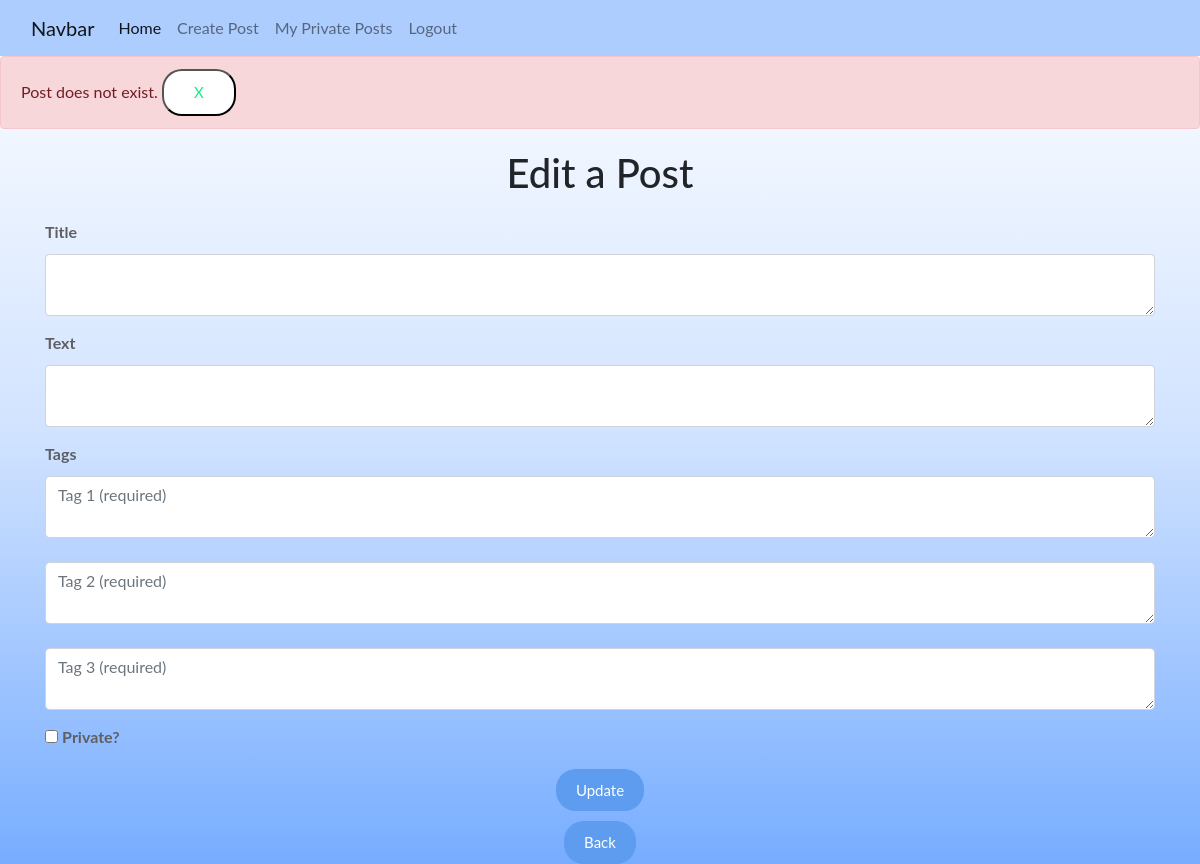
The page /update-post/12 (signed in) on the database as committed earlier.
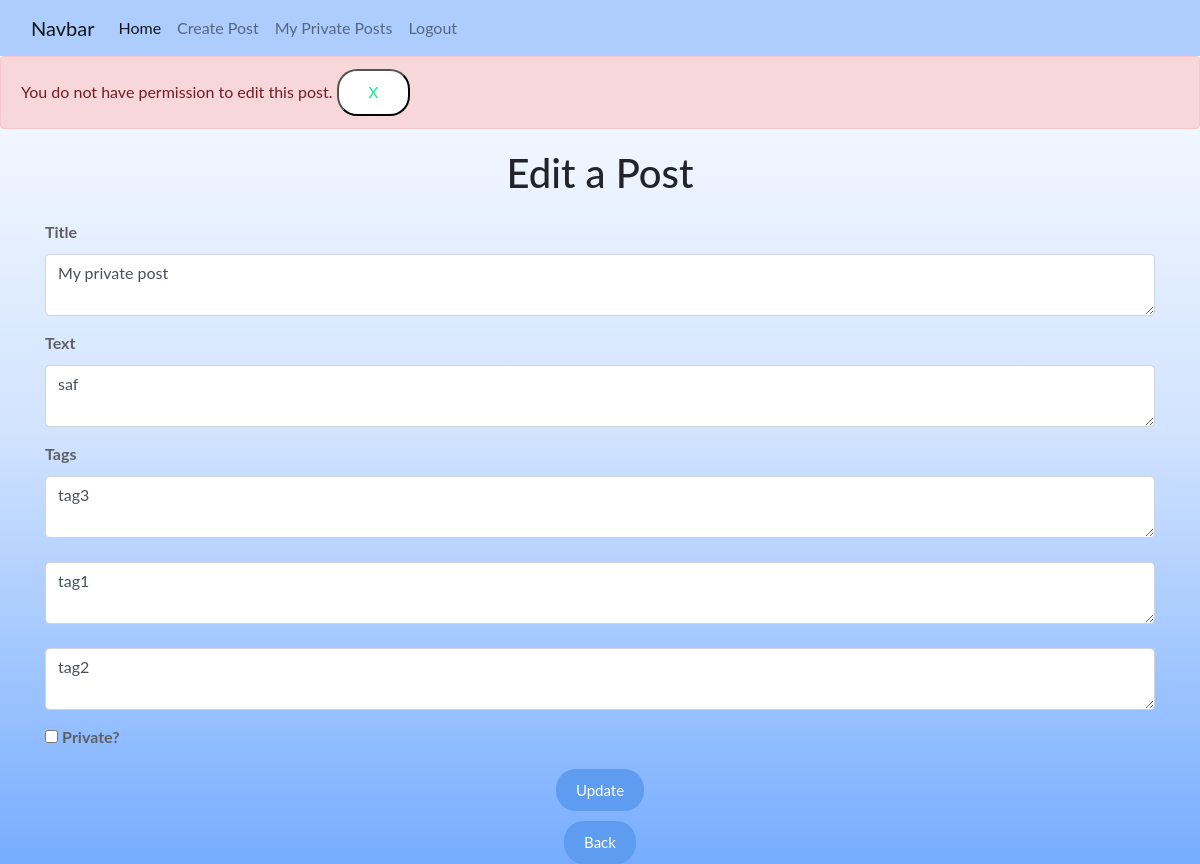
The same page on the database as committed later.
### website/models.py (models this page shows)
class Post(db.Model):
    id = db.Column(db.Integer, primary_key=True)
    title = db.Column(db.Text, nullable=False)
    text = db.Column(db.Text, nullable=False)
    tag1 = db.Column(db.String(32))
    tag2 = db.Column(db.String(32))
    tag3 = db.Column(db.String(32))
    date_created = db.Column(db.DateTime(timezone=True), default=func.now())
    is_private = db.Column(db.Integer, default = 0)
    author = db.Column(db.Integer, db.ForeignKey('user.id', ondelete="CASCADE"), nullable=False)

### website/views.py (the view, shortened to what this page needs)
@views.route("/update-post/<id>", methods=['GET', 'POST'])
@login_required
def update_post(id):
    post = Post.query.filter_by(id=id).first()
    if not post:
        flash("Post does not exist.", category='error')
    elif current_user.id != post.author:
        flash('You do not have permission to edit this post.', category='error')
    return render_template('update_post.html', post=post, user=current_user)

### website/__init__.py (called while the page is built)
def create_app():
    app = Flask(__name__)
    app.config['SECRET_KEY'] = "secretkey"
    app.config['SQLALCHEMY_DATABASE_URI'] = f'sqlite:///{DB_NAME}'
    app.config['SQLALCHEMY_TRACK_MODIFICATIONS'] = False
    db.init_app(app)
    from .views import views
    from .auth import auth
    app.register_blueprint(views, url_prefix="/")
    app.register_blueprint(auth, url_prefix="/")
    from .models import User, Post
    create_database(app)
    login_manager = LoginManager()
    login_manager.login_view = "auth.login"
    login_manager.init_app(app)
    @login_manager.user_loader
    def load_user(id):
        return User.query.get(int(id))
    return app

### website/templates/update_post.html
{% extends "base.html" %} {% block title %}Home{% endblock %} {% block content%}
<h1 align="center">Edit a Post</h1>
<form action="{{ url_for('views.update_post', id=post.id) }}", method="POST">
  <label for="title">Title</label>
  <textarea name="title" id="title" class="form-control">{{post.title}}</textarea>
  <label for="text">Text</label>
  <textarea name="text" id="text" class="form-control">{{post.text}}</textarea>
  <label for="tag1">Tags</label>
  <textarea name="tag1" id="tag1" class="form-control" placeholder="Tag 1 (required)">{{ post.tag1 }}</textarea>
  <br>
  <textarea name="tag2" id="tag2" class="form-control" placeholder="Tag 2 (required)">{{ post.tag2 }}</textarea>
  <br>
  <textarea name="tag3" id="tag3" class="form-control" placeholder="Tag 3 (required)">{{ post.tag3 }}</textarea>
  <input type="checkbox" name="is_private" id="is_private">
  <label for="is_private">Private?</label>
  <br>
  <div align="center">
    <button type="submit" class="update-btn">Update</button>
  </div>
</form>
<div align="center">
  <a href="/home"
    ><button type="button" class="back-btn">Back</button></a
  >
</div>
{% endblock %}

### website/templates/base.html (shortened to what this page needs)
<!DOCTYPE html>
<html lang="en">
<head>
    <link rel="stylesheet" href="https://maxcdn.bootstrapcdn.com/bootstrap/4.5.2/css/bootstrap.min.css">
    <link rel="stylesheet" type="text/css" href="{{ url_for('static', filename='base-style.css') }}">
    <link rel="stylesheet" type="text/css" href="{{ url_for('static', filename='views.css') }}"
    <meta charset="UTF-8" />
</head>
<body>
    <nav class="navbar navbar-expand-lg bg-body-tertiary navbar-light navbar-custom">
        <div class="container-fluid">
          <a class="navbar-brand" href=" ">Navbar</a>
          <div class="collapse navbar-collapse">
            <div class="navbar-nav">
              <a class="nav-link active" aria-current="page" href="/home">Home</a>
              {%if user.is_authenticated%}
              <a class="nav-link" href="/create-post">Create Post</a>
              <a class="nav-link" href="/{{ current_user.username }}/private-posts">My Private Posts</a>
              <a class="nav-link" href="/logout">Logout</a>
              {%else%}
              <a class="nav-link" href="/login">Login</a>
              <a class="nav-link" href="/sign-up">Signup</a>
              {%endif%}
            </div>
          </div>
        </div>
      </nav>
    {% with messages = get_flashed_messages(with_categories=True) %}
        {% if messages %}
            {% for category, message in messages %}
                {% if category == "error" %}
                <div class="alert alert-danger alter-dismissible fade show" style="margin-top: 0px" role="alert">
                    {{ message }}
                    <button type="button" class="btn-close" data-bs-dismiss="alert">X</button>
                </div>
                {% else %}
                <div class="alert alert-success alter-dismissable fade show" style="margin-top: 0px" role="alert">
                    {{ message }}
                    <button type="button" class="btn-close" data-bs-dismiss="alert">X</button>
                </div>
                {% endif %}
            {% endfor %}
        {% endif %}
    {% endwith %}
    <div class="container">{% block content %}{% endblock %}</div>
</body>
</html>

### website/static/base-style.css (style rules this page uses)
html, body { height: 100%; margin: 0; padding: 0; font-family: Lato, sans-serif; background: linear-gradient(to bottom, #ffffff, #d1e3ff, #77adff); overflow: auto; }
h1 { margin-top: 20px; }
label { width: 100px; color: #5f5f62; font-weight: bold; margin-bottom: 10px; text-align:left; margin-top:15px; }
button[type="submit"], .back-btn { color: #ffffff; padding: 10px 20px; border-radius: 20px; border: none; font-size: 15px; cursor: pointer; transition: all 0.3s ease; margin-top:10px; background-color: #5d9cef; }
.btn-close { margin-top:0px; margin-right:10px; background-color: white; color: rgb(8, 244, 130); padding: 10px 30px; border-radius: 20px; font-size: 15px; cursor: pointer; transition: all 0.3s ease; }

### website/static/views.css (style rules this page uses)
.navbar-custom { background-color: rgb(173, 205, 254); }

Rows that differ between the two databases and show on the page:
added Post: title "My private post", text "saf", tag1 "tag3", tag2 "tag1", tag3 "tag2"
Other text that changed with them:
new list line: "You do not have permission to edit this post. X"
list line gone: "Post does not exist. X"
